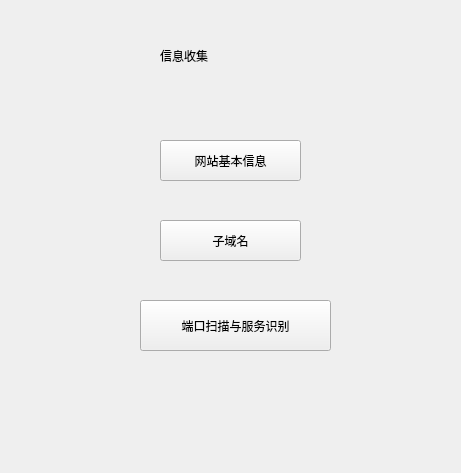
<?xml version="1.0" encoding="UTF-8"?>
<ui version="4.0">
 <class>Xinxishouji</class>
 <widget class="QWidget" name="Xinxishouji">
  <property name="geometry">
   <rect>
    <x>0</x>
    <y>0</y>
    <width>461</width>
    <height>473</height>
   </rect>
  </property>
  <property name="windowTitle">
   <string>Xinxishouji</string>
  </property>
  <property name="windowIcon">
   <iconset>
    <normaloff>C:/Users/23584/Pictures/lovewallpaper/PK2.png</normaloff>C:/Users/23584/Pictures/lovewallpaper/PK2.png</iconset>
  </property>
  <widget class="QLabel" name="label">
   <property name="geometry">
    <rect>
     <x>160</x>
     <y>10</y>
     <width>151</width>
     <height>91</height>
    </rect>
   </property>
   <property name="styleSheet">
    <string notr="true">font: 22pt &quot;楷体&quot;;</string>
   </property>
   <property name="text">
    <string>信息收集</string>
   </property>
  </widget>
  <widget class="QPushButton" name="pushButton">
   <property name="geometry">
    <rect>
     <x>160</x>
     <y>140</y>
     <width>141</width>
     <height>41</height>
    </rect>
   </property>
   <property name="text">
    <string>网站基本信息</string>
   </property>
  </widget>
  <widget class="QPushButton" name="pushButton_2">
   <property name="geometry">
    <rect>
     <x>160</x>
     <y>220</y>
     <width>141</width>
     <height>41</height>
    </rect>
   </property>
   <property name="text">
    <string>子域名</string>
   </property>
  </widget>
  <widget class="QPushButton" name="pushButton_3">
   <property name="geometry">
    <rect>
     <x>140</x>
     <y>300</y>
     <width>191</width>
     <height>51</height>
    </rect>
   </property>
   <property name="text">
    <string>端口扫描与服务识别</string>
   </property>
  </widget>
 </widget>
 <resources/>
 <connections/>
</ui>
